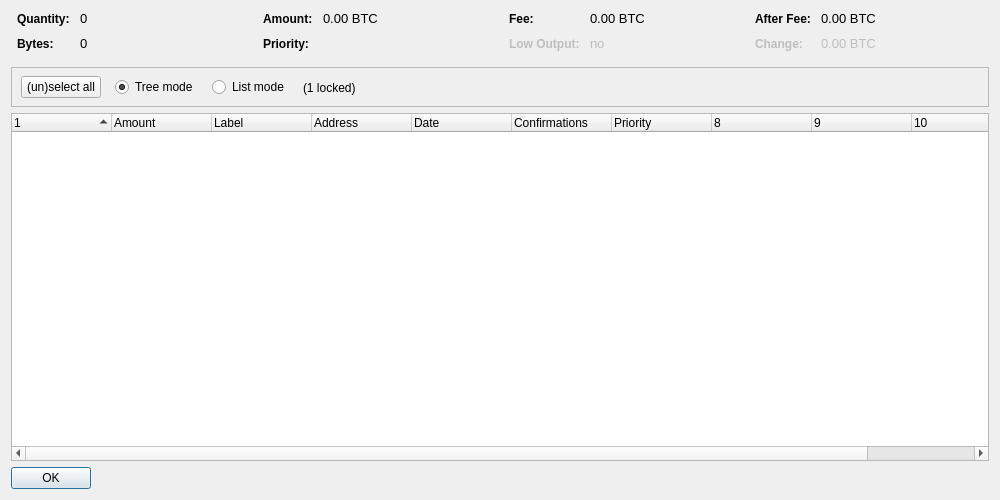
<?xml version="1.0" encoding="UTF-8"?>
<ui version="4.0">
 <class>CoinControlDialog</class>
 <widget class="QDialog" name="CoinControlDialog">
  <property name="geometry">
   <rect>
    <x>0</x>
    <y>0</y>
    <width>1000</width>
    <height>500</height>
   </rect>
  </property>
  <property name="font">
   <font>
    <family>Segoe UI</family>
   </font>
  </property>
  <property name="windowTitle">
   <string>Coin Control</string>
  </property>
  <layout class="QVBoxLayout" name="verticalLayout">
   <item>
    <layout class="QHBoxLayout" name="horizontalLayoutTop" stretch="0,0,0,0">
     <property name="topMargin">
      <number>0</number>
     </property>
     <property name="bottomMargin">
      <number>10</number>
     </property>
     <item>
      <layout class="QFormLayout" name="formLayoutCoinControl1">
       <property name="horizontalSpacing">
        <number>10</number>
       </property>
       <property name="verticalSpacing">
        <number>10</number>
       </property>
       <property name="leftMargin">
        <number>6</number>
       </property>
       <property name="rightMargin">
        <number>6</number>
       </property>
       <item row="0" column="0">
        <widget class="QLabel" name="labelCoinControlQuantityText">
         <property name="font">
          <font>
           <family>Segoe UI</family>
           <weight>75</weight>
           <bold>true</bold>
          </font>
         </property>
         <property name="styleSheet">
          <string notr="true">font-weight:bold;</string>
         </property>
         <property name="text">
          <string>Quantity:</string>
         </property>
        </widget>
       </item>
       <item row="0" column="1">
        <widget class="QLabel" name="labelCoinControlQuantity">
         <property name="font">
          <font>
           <family>Segoe UI</family>
           <pointsize>10</pointsize>
          </font>
         </property>
         <property name="cursor">
          <cursorShape>IBeamCursor</cursorShape>
         </property>
         <property name="contextMenuPolicy">
          <enum>Qt::ActionsContextMenu</enum>
         </property>
         <property name="text">
          <string notr="true">0</string>
         </property>
         <property name="textInteractionFlags">
          <set>Qt::LinksAccessibleByMouse|Qt::TextSelectableByKeyboard|Qt::TextSelectableByMouse</set>
         </property>
        </widget>
       </item>
       <item row="1" column="0">
        <widget class="QLabel" name="labelCoinControlBytesText">
         <property name="font">
          <font>
           <family>Segoe UI</family>
           <weight>75</weight>
           <bold>true</bold>
          </font>
         </property>
         <property name="styleSheet">
          <string notr="true">font-weight:bold;</string>
         </property>
         <property name="text">
          <string>Bytes:</string>
         </property>
        </widget>
       </item>
       <item row="1" column="1">
        <widget class="QLabel" name="labelCoinControlBytes">
         <property name="font">
          <font>
           <family>Segoe UI</family>
           <pointsize>10</pointsize>
          </font>
         </property>
         <property name="cursor">
          <cursorShape>IBeamCursor</cursorShape>
         </property>
         <property name="contextMenuPolicy">
          <enum>Qt::ActionsContextMenu</enum>
         </property>
         <property name="text">
          <string notr="true">0</string>
         </property>
         <property name="textInteractionFlags">
          <set>Qt::LinksAccessibleByMouse|Qt::TextSelectableByKeyboard|Qt::TextSelectableByMouse</set>
         </property>
        </widget>
       </item>
      </layout>
     </item>
     <item>
      <layout class="QFormLayout" name="formLayoutCoinControl2">
       <property name="horizontalSpacing">
        <number>10</number>
       </property>
       <property name="verticalSpacing">
        <number>10</number>
       </property>
       <property name="leftMargin">
        <number>6</number>
       </property>
       <property name="rightMargin">
        <number>6</number>
       </property>
       <item row="0" column="0">
        <widget class="QLabel" name="labelCoinControlAmountText">
         <property name="font">
          <font>
           <family>Segoe UI</family>
           <weight>75</weight>
           <bold>true</bold>
          </font>
         </property>
         <property name="styleSheet">
          <string notr="true">font-weight:bold;</string>
         </property>
         <property name="text">
          <string>Amount:</string>
         </property>
        </widget>
       </item>
       <item row="0" column="1">
        <widget class="QLabel" name="labelCoinControlAmount">
         <property name="font">
          <font>
           <family>Segoe UI</family>
           <pointsize>10</pointsize>
          </font>
         </property>
         <property name="cursor">
          <cursorShape>IBeamCursor</cursorShape>
         </property>
         <property name="contextMenuPolicy">
          <enum>Qt::ActionsContextMenu</enum>
         </property>
         <property name="text">
          <string notr="true">0.00 BTC</string>
         </property>
         <property name="textInteractionFlags">
          <set>Qt::LinksAccessibleByMouse|Qt::TextSelectableByKeyboard|Qt::TextSelectableByMouse</set>
         </property>
        </widget>
       </item>
       <item row="1" column="0">
        <widget class="QLabel" name="labelCoinControlPriorityText">
         <property name="font">
          <font>
           <family>Segoe UI</family>
           <weight>75</weight>
           <bold>true</bold>
          </font>
         </property>
         <property name="styleSheet">
          <string notr="true">font-weight:bold;</string>
         </property>
         <property name="text">
          <string>Priority:</string>
         </property>
        </widget>
       </item>
       <item row="1" column="1">
        <widget class="QLabel" name="labelCoinControlPriority">
         <property name="font">
          <font>
           <family>Monospace</family>
           <pointsize>10</pointsize>
          </font>
         </property>
         <property name="cursor">
          <cursorShape>IBeamCursor</cursorShape>
         </property>
         <property name="contextMenuPolicy">
          <enum>Qt::ActionsContextMenu</enum>
         </property>
         <property name="text">
          <string/>
         </property>
         <property name="textInteractionFlags">
          <set>Qt::LinksAccessibleByMouse|Qt::TextSelectableByKeyboard|Qt::TextSelectableByMouse</set>
         </property>
        </widget>
       </item>
      </layout>
     </item>
     <item>
      <layout class="QFormLayout" name="formLayoutCoinControl3">
       <property name="horizontalSpacing">
        <number>10</number>
       </property>
       <property name="verticalSpacing">
        <number>10</number>
       </property>
       <property name="leftMargin">
        <number>6</number>
       </property>
       <property name="rightMargin">
        <number>6</number>
       </property>
       <item row="0" column="0">
        <widget class="QLabel" name="labelCoinControlFeeText">
         <property name="font">
          <font>
           <family>Segoe UI</family>
           <weight>75</weight>
           <bold>true</bold>
          </font>
         </property>
         <property name="styleSheet">
          <string notr="true">font-weight:bold;</string>
         </property>
         <property name="text">
          <string>Fee:</string>
         </property>
        </widget>
       </item>
       <item row="0" column="1">
        <widget class="QLabel" name="labelCoinControlFee">
         <property name="font">
          <font>
           <family>Segoe UI</family>
           <pointsize>10</pointsize>
          </font>
         </property>
         <property name="cursor">
          <cursorShape>IBeamCursor</cursorShape>
         </property>
         <property name="contextMenuPolicy">
          <enum>Qt::ActionsContextMenu</enum>
         </property>
         <property name="text">
          <string notr="true">0.00 BTC</string>
         </property>
         <property name="textInteractionFlags">
          <set>Qt::LinksAccessibleByMouse|Qt::TextSelectableByKeyboard|Qt::TextSelectableByMouse</set>
         </property>
        </widget>
       </item>
       <item row="1" column="0">
        <widget class="QLabel" name="labelCoinControlLowOutputText">
         <property name="enabled">
          <bool>false</bool>
         </property>
         <property name="font">
          <font>
           <family>Segoe UI</family>
           <weight>75</weight>
           <bold>true</bold>
          </font>
         </property>
         <property name="styleSheet">
          <string notr="true">font-weight:bold;</string>
         </property>
         <property name="text">
          <string>Low Output:</string>
         </property>
        </widget>
       </item>
       <item row="1" column="1">
        <widget class="QLabel" name="labelCoinControlLowOutput">
         <property name="enabled">
          <bool>false</bool>
         </property>
         <property name="font">
          <font>
           <family>Segoe UI</family>
           <pointsize>10</pointsize>
          </font>
         </property>
         <property name="cursor">
          <cursorShape>IBeamCursor</cursorShape>
         </property>
         <property name="contextMenuPolicy">
          <enum>Qt::ActionsContextMenu</enum>
         </property>
         <property name="text">
          <string>no</string>
         </property>
         <property name="textInteractionFlags">
          <set>Qt::LinksAccessibleByMouse|Qt::TextSelectableByKeyboard|Qt::TextSelectableByMouse</set>
         </property>
        </widget>
       </item>
      </layout>
     </item>
     <item>
      <layout class="QFormLayout" name="formLayoutCoinControl4">
       <property name="horizontalSpacing">
        <number>10</number>
       </property>
       <property name="verticalSpacing">
        <number>10</number>
       </property>
       <property name="leftMargin">
        <number>6</number>
       </property>
       <property name="rightMargin">
        <number>6</number>
       </property>
       <item row="0" column="0">
        <widget class="QLabel" name="labelCoinControlAfterFeeText">
         <property name="font">
          <font>
           <family>Segoe UI</family>
           <weight>75</weight>
           <bold>true</bold>
          </font>
         </property>
         <property name="styleSheet">
          <string notr="true">font-weight:bold;</string>
         </property>
         <property name="text">
          <string>After Fee:</string>
         </property>
        </widget>
       </item>
       <item row="0" column="1">
        <widget class="QLabel" name="labelCoinControlAfterFee">
         <property name="font">
          <font>
           <family>Segoe UI</family>
           <pointsize>10</pointsize>
          </font>
         </property>
         <property name="cursor">
          <cursorShape>IBeamCursor</cursorShape>
         </property>
         <property name="contextMenuPolicy">
          <enum>Qt::ActionsContextMenu</enum>
         </property>
         <property name="text">
          <string notr="true">0.00 BTC</string>
         </property>
         <property name="textInteractionFlags">
          <set>Qt::LinksAccessibleByMouse|Qt::TextSelectableByKeyboard|Qt::TextSelectableByMouse</set>
         </property>
        </widget>
       </item>
       <item row="1" column="0">
        <widget class="QLabel" name="labelCoinControlChangeText">
         <property name="enabled">
          <bool>false</bool>
         </property>
         <property name="font">
          <font>
           <family>Segoe UI</family>
           <weight>75</weight>
           <bold>true</bold>
          </font>
         </property>
         <property name="styleSheet">
          <string notr="true">font-weight:bold;</string>
         </property>
         <property name="text">
          <string>Change:</string>
         </property>
        </widget>
       </item>
       <item row="1" column="1">
        <widget class="QLabel" name="labelCoinControlChange">
         <property name="enabled">
          <bool>false</bool>
         </property>
         <property name="font">
          <font>
           <family>Segoe UI</family>
           <pointsize>10</pointsize>
          </font>
         </property>
         <property name="cursor">
          <cursorShape>IBeamCursor</cursorShape>
         </property>
         <property name="contextMenuPolicy">
          <enum>Qt::ActionsContextMenu</enum>
         </property>
         <property name="text">
          <string notr="true">0.00 BTC</string>
         </property>
         <property name="textInteractionFlags">
          <set>Qt::LinksAccessibleByMouse|Qt::TextSelectableByKeyboard|Qt::TextSelectableByMouse</set>
         </property>
        </widget>
       </item>
      </layout>
     </item>
    </layout>
   </item>
   <item>
    <widget class="QFrame" name="frame">
     <property name="minimumSize">
      <size>
       <width>0</width>
       <height>40</height>
      </size>
     </property>
     <property name="frameShape">
      <enum>QFrame::StyledPanel</enum>
     </property>
     <property name="frameShadow">
      <enum>QFrame::Sunken</enum>
     </property>
     <widget class="QWidget" name="horizontalLayoutWidget">
      <property name="geometry">
       <rect>
        <x>10</x>
        <y>0</y>
        <width>781</width>
        <height>41</height>
       </rect>
      </property>
      <layout class="QHBoxLayout" name="horizontalLayoutPanel" stretch="0,0,0,0,0">
       <property name="spacing">
        <number>14</number>
       </property>
       <item>
        <widget class="QPushButton" name="pushButtonSelectAll">
         <property name="sizePolicy">
          <sizepolicy hsizetype="Maximum" vsizetype="Fixed">
           <horstretch>0</horstretch>
           <verstretch>0</verstretch>
          </sizepolicy>
         </property>
         <property name="text">
          <string>(un)select all</string>
         </property>
        </widget>
       </item>
       <item>
        <widget class="QRadioButton" name="radioTreeMode">
         <property name="sizePolicy">
          <sizepolicy hsizetype="Maximum" vsizetype="Fixed">
           <horstretch>0</horstretch>
           <verstretch>0</verstretch>
          </sizepolicy>
         </property>
         <property name="text">
          <string>Tree mode</string>
         </property>
         <property name="checked">
          <bool>true</bool>
         </property>
        </widget>
       </item>
       <item>
        <widget class="QRadioButton" name="radioListMode">
         <property name="sizePolicy">
          <sizepolicy hsizetype="Maximum" vsizetype="Fixed">
           <horstretch>0</horstretch>
           <verstretch>0</verstretch>
          </sizepolicy>
         </property>
         <property name="text">
          <string>List mode</string>
         </property>
        </widget>
       </item>
       <item>
        <widget class="QLabel" name="labelLocked">
         <property name="text">
          <string>(1 locked)</string>
         </property>
        </widget>
       </item>
       <item>
        <spacer name="horizontalSpacer">
         <property name="orientation">
          <enum>Qt::Horizontal</enum>
         </property>
         <property name="sizeHint" stdset="0">
          <size>
           <width>40</width>
           <height>20</height>
          </size>
         </property>
        </spacer>
       </item>
      </layout>
     </widget>
    </widget>
   </item>
   <item>
    <widget class="CoinControlTreeWidget" name="treeWidget">
     <property name="contextMenuPolicy">
      <enum>Qt::CustomContextMenu</enum>
     </property>
     <property name="sortingEnabled">
      <bool>false</bool>
     </property>
     <property name="columnCount">
      <number>11</number>
     </property>
     <attribute name="headerShowSortIndicator" stdset="0">
      <bool>true</bool>
     </attribute>
     <attribute name="headerStretchLastSection">
      <bool>false</bool>
     </attribute>
     <column>
      <property name="text">
       <string/>
      </property>
     </column>
     <column>
      <property name="text">
       <string>Amount</string>
      </property>
     </column>
     <column>
      <property name="text">
       <string notr="true">Label</string>
      </property>
     </column>
     <column>
      <property name="text">
       <string>Address</string>
      </property>
     </column>
     <column>
      <property name="text">
       <string>Date</string>
      </property>
     </column>
     <column>
      <property name="text">
       <string>Confirmations</string>
      </property>
      <property name="toolTip">
       <string>Confirmed</string>
      </property>
     </column>
     <column>
      <property name="text">
       <string>Priority</string>
      </property>
     </column>
     <column>
      <property name="text">
       <string/>
      </property>
     </column>
     <column>
      <property name="text">
       <string/>
      </property>
     </column>
     <column>
      <property name="text">
       <string/>
      </property>
     </column>
     <column>
      <property name="text">
       <string/>
      </property>
     </column>
    </widget>
   </item>
   <item>
    <widget class="QDialogButtonBox" name="buttonBox">
     <property name="sizePolicy">
      <sizepolicy hsizetype="Maximum" vsizetype="Fixed">
       <horstretch>0</horstretch>
       <verstretch>0</verstretch>
      </sizepolicy>
     </property>
     <property name="orientation">
      <enum>Qt::Horizontal</enum>
     </property>
     <property name="standardButtons">
      <set>QDialogButtonBox::Ok</set>
     </property>
    </widget>
   </item>
  </layout>
 </widget>
 <customwidgets>
  <customwidget>
   <class>CoinControlTreeWidget</class>
   <extends>QTreeWidget</extends>
   <header>coincontroltreewidget.h</header>
  </customwidget>
 </customwidgets>
 <resources/>
 <connections/>
</ui>
